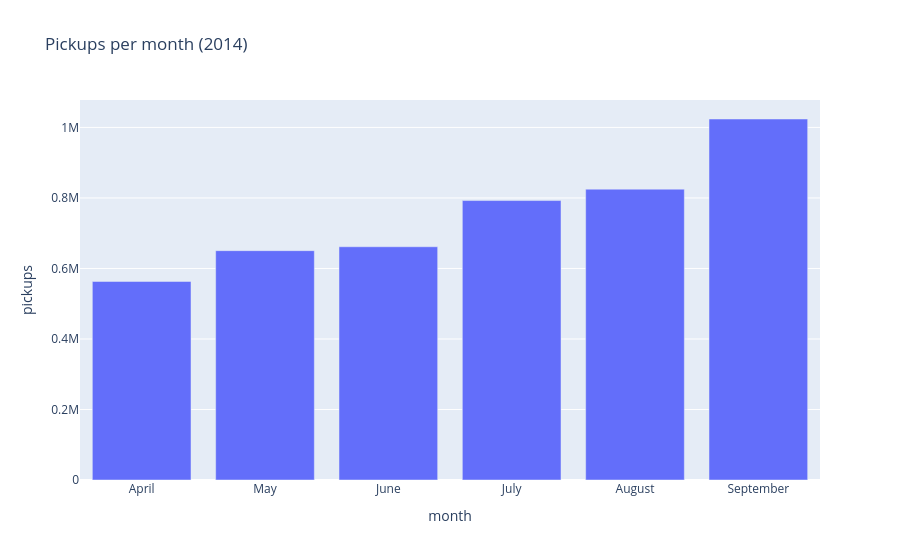

Notebook code cell kept with this figure:
### Markdown cell above
## 2. When is the demand?

### Code cell
fig = px.bar(df.groupby('month', sort=False).size().reset_index(name='pickups'), x='month', y='pickups', title='Pickups per month (2014)',
             category_orders={'month': ['April', 'May', 'June', 'July', 'August', 'September']})
fig.show()

### Figure 1 — Plotly figure (JSON) as saved in the notebook; plotly's stock layout.template omitted (floating-point values rounded to 4 significant figures)
{"data": [{"hovertemplate": "month=%{x}<br>pickups=%{y}<extra></extra>", "legendgroup": "", "marker": {"color": "#636efa", "pattern": {"shape": ""}}, "name": "", "orientation": "v", "showlegend": false, "textposition": "auto", "type": "bar", "x": ["April", "August", "July", "June", "May", "September"], "xaxis": "x", "y": [563127, 824918, 792606, 661535, 650472, 1023898], "yaxis": "y"}], "layout": {"barmode": "relative", "legend": {"tracegroupgap": 0}, "title": {"text": "Pickups per month (2014)"}, "xaxis": {"anchor": "y", "categoryarray": ["April", "May", "June", "July", "August", "September"], "categoryorder": "array", "domain": [0.0, 1.0], "title": {"text": "month"}}, "yaxis": {"anchor": "x", "domain": [0.0, 1.0], "title": {"text": "pickups"}}}}
